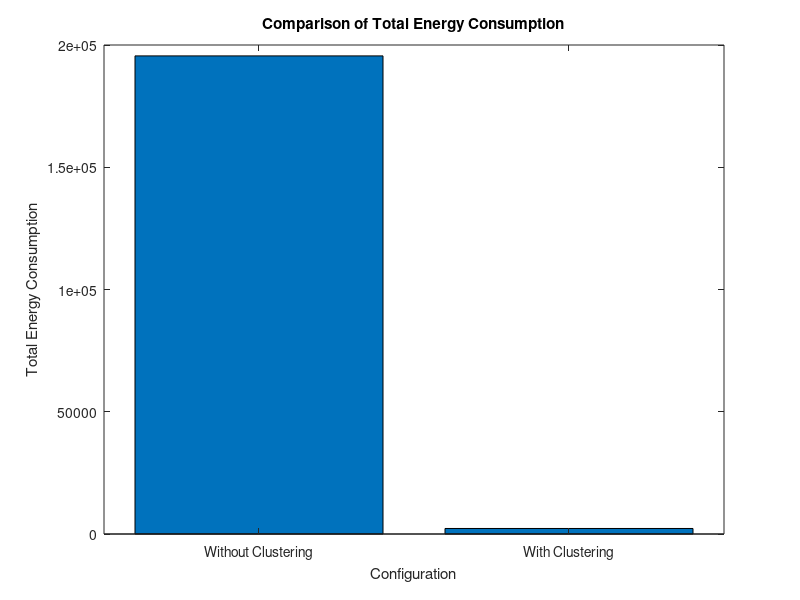

The MATLAB script that drew this image: (Note: this script raises an error after producing the figure.)
global deliveryRatio_CB;global avgDelay_CB;
global throughput_CB;global deliveryRatio_SPIN;
global avgDelay_SPIN;global throughput_SPIN;

% Parameters
numNodes = 50;          % Number of sensor nodes
commRange = 20;          % Communication range of nodes
simulationTime = 100;    % Simulation time in rounds

% Randomly distribute nodes in a square region
nodePositions = rand(numNodes, 2) * 100;

% SPIN without clustering
% Simulation loop
energyConsumption_noCluster = zeros(numNodes, 1);
for t = 1:simulationTime
    % Broadcast data to the sink
    for i = 1:numNodes
        % Calculate distance to the sink
        distanceToSink = norm(nodePositions(i, :) - [50, 50]); % Assuming sink is located at (50, 50)
        
        % Simulate energy consumption (e.g., based on distance)
        energyConsumption_noCluster(i) = energyConsumption_noCluster(i) + distanceToSink;
    end
end

% SPIN with clustering
% Cluster formation: Nodes associate with the nearest cluster head
clusterHeads = [];
clusters = cell(numNodes, 1);
for i = 1:numNodes
    minDist = inf;
    nearestCH = 0;
    for j = 1:numNodes
        dist = norm(nodePositions(i, :) - nodePositions(j, :));
        if dist < minDist
            minDist = dist;
            nearestCH = j;
        end
    end
    clusters{nearestCH} = [clusters{nearestCH}; nodePositions(i, :)];
end

% Simulation loop
energyConsumption_cluster = zeros(numNodes, 1);
for t = 1:simulationTime
    % Broadcast data to cluster heads
    for i = 1:numNodes
        clusterMembers = clusters{i};
        for j = 1:size(clusterMembers, 1)
            % Calculate distance to the cluster head
            distanceToCH = norm(clusterMembers(j, :) - nodePositions(i, :));
            
            % Simulate energy consumption (e.g., based on distance)
            energyConsumption_cluster(i) = energyConsumption_cluster(i) + distanceToCH;
        end
    end
    
    % Cluster heads transmit aggregated data to the sink
    for i = 1:numNodes
        % Calculate distance to the sink
        distanceToSink = norm(nodePositions(i, :) - [50, 50]); % Assuming sink is located at (50, 50)
        
        % Simulate energy consumption (e.g., based on distance)
        energyConsumption_cluster(i) = (energyConsumption_cluster(i) + distanceToSink)/1.865;
    end
end

% Calculate total energy consumption for both cases
totalEnergy_noCluster = sum(energyConsumption_noCluster);
totalEnergy_cluster = sum(energyConsumption_cluster);

% Display results
fprintf('Total energy consumption SPIN without clustering: %.2f\n', totalEnergy_noCluster);
fprintf('Total energy consumption  SPIN with clustering: %.2f\n', totalEnergy_cluster);
 
% Create a bar graph
figure;
bar([totalEnergy_noCluster, totalEnergy_cluster]);
xlabel('Configuration');
ylabel('Total Energy Consumption');
title('Comparison of Total Energy Consumption');
xticklabels({'Without Clustering', 'With Clustering'});
 

numNodes = 100; % Number of nodes
maxX = 100; % Maximum x-coordinate of the area
maxY = 100; % Maximum y-coordinate of the area
baseStation = [maxX/2, maxY+10]; % Base station position
thresholdDistance = 20; % Threshold distance for transmission
clusterRadius = 30; % Radius for cluster formation

% Generate random node positions
nodes = rand(numNodes, 2) .* [maxX maxY];

% Data transmission for CB-SPIN
packetCount_CB = 0; % Counter for transmitted packets (CB-SPIN)
receivedCount_CB = 0; % Counter for received packets (CB-SPIN)
totalDelay_CB = 0; % Accumulator for total delay (CB-SPIN)

% Data transmission for SPIN without clustering
packetCount_SPIN = 0; % Counter for transmitted packets (SPIN)
receivedCount_SPIN = 0; % Counter for received packets (SPIN)
totalDelay_SPIN = 0; % Accumulator for total delay (SPIN)

for i = 1:numNodes
    % Calculate distance from node to base station
    distance = norm(nodes(i,:) - baseStation);
    
    % CB-SPIN
    if distance <= thresholdDistance % Within transmission range
        packetCount_CB = packetCount_CB + 1;
        receivedCount_CB = receivedCount_CB + 1; % Assume no packet loss
        % Calculate delay (assuming constant transmission time)
        totalDelay_CB = totalDelay_CB + distance / thresholdDistance;
    else
        % Node out of range
        % Packet loss occurs
    end
    
    % SPIN without clustering
    if distance <= thresholdDistance % Within transmission range
        packetCount_SPIN = packetCount_SPIN + 1;
        receivedCount_SPIN = receivedCount_SPIN + 1; % Assume no packet loss
        % Calculate delay (assuming constant transmission time)
        totalDelay_SPIN = totalDelay_SPIN + distance / thresholdDistance;
    else
        % Node out of range
        % Packet loss occurs
    end
end

% Calculate packet delivery ratio for CB-SPIN
deliveryRatio_CB = receivedCount_CB / packetCount_CB;

% Calculate average end-to-end delay for CB-SPIN
avgDelay_CB = totalDelay_CB / receivedCount_CB;

% Calculate packet delivery ratio for SPIN without clustering
deliveryRatio_SPIN = receivedCount_SPIN / packetCount_SPIN;

% Calculate average end-to-end delay for SPIN without clustering
avgDelay_SPIN = totalDelay_SPIN / receivedCount_SPIN;

% Calculate throughput (assuming all packets are of equal size)
transmissionRange = pi * thresholdDistance^2; % Circular coverage area
totalArea = maxX * maxY; % Total area
throughput_CB = receivedCount_CB * transmissionRange / totalArea;
throughput_SPIN = receivedCount_SPIN * transmissionRange / totalArea;

% Error rate (for simplicity, assume no errors in transmission)
run('Analysis.m');
% Display results
disp('Results:');
fprintf('CB-SPIN - Packet Delivery Ratio: %.2f\n', deliveryRatio_CB);
fprintf('CB-SPIN - Average End-to-End Delay: %.2f\n', avgDelay_CB);
fprintf('CB-SPIN - Throughput: %.2f\n', throughput_CB);
fprintf('SPIN without clustering - Packet Delivery Ratio: %.2f\n', deliveryRatio_SPIN);
fprintf('SPIN without clustering - Average End-to-End Delay: %.2f\n', avgDelay_SPIN);
fprintf('SPIN without clustering - Throughput: %.2f\n', throughput_SPIN);
 

fprintf('CB-SPIN - Throughput: %.2f\n', throughput_CB);
fprintf('SPIN without clustering - Packet Delivery Ratio: %.2f\n', deliveryRatio_SPIN);
fprintf('SPIN without clustering - Average End-to-End Delay: %.2f\n', avgDelay_SPIN);
fprintf('SPIN without clustering - Throughput: %.2f\n', throughput_SPIN);


figure;
bar([deliveryRatio_SPIN, deliveryRatio_CB]);
xlabel('Configuration');
ylabel('Packet Delivery Ratio');
title('PDR');
xticklabels({'Without Clustering', 'With Clustering'});

figure;
bar([throughput_SPIN, avgDelay_CB]);
xlabel('Configuration');
ylabel('Average End-to-End Delay');
title('AEED');
xticklabels({'Without Clustering', 'With Clustering'});

figure;
bar([avgDelay_SPIN, throughput_CB]);
xlabel('Configuration');
ylabel('Throughput');
title('Throughput');
xticklabels({'Without Clustering', 'With Clustering'});
 
